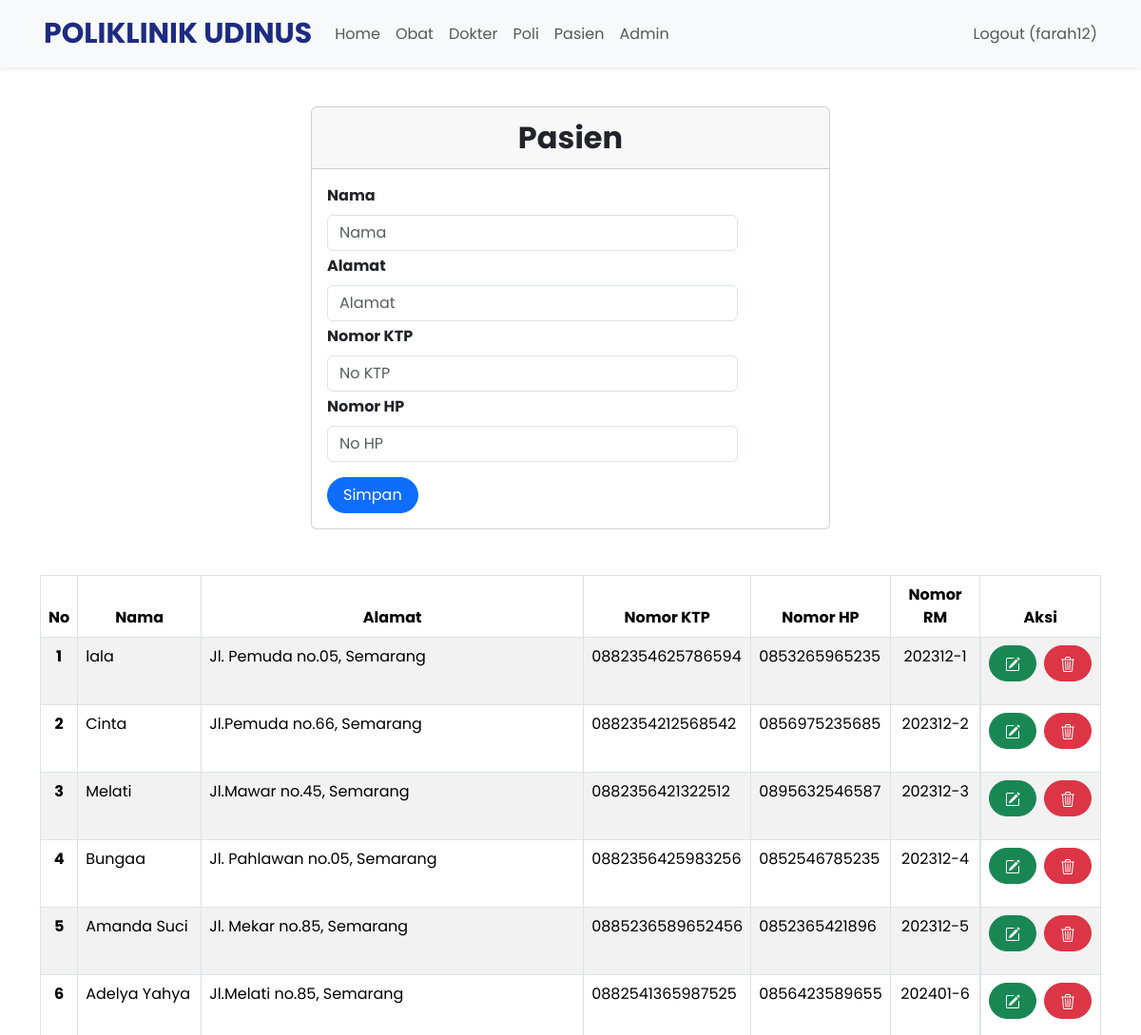
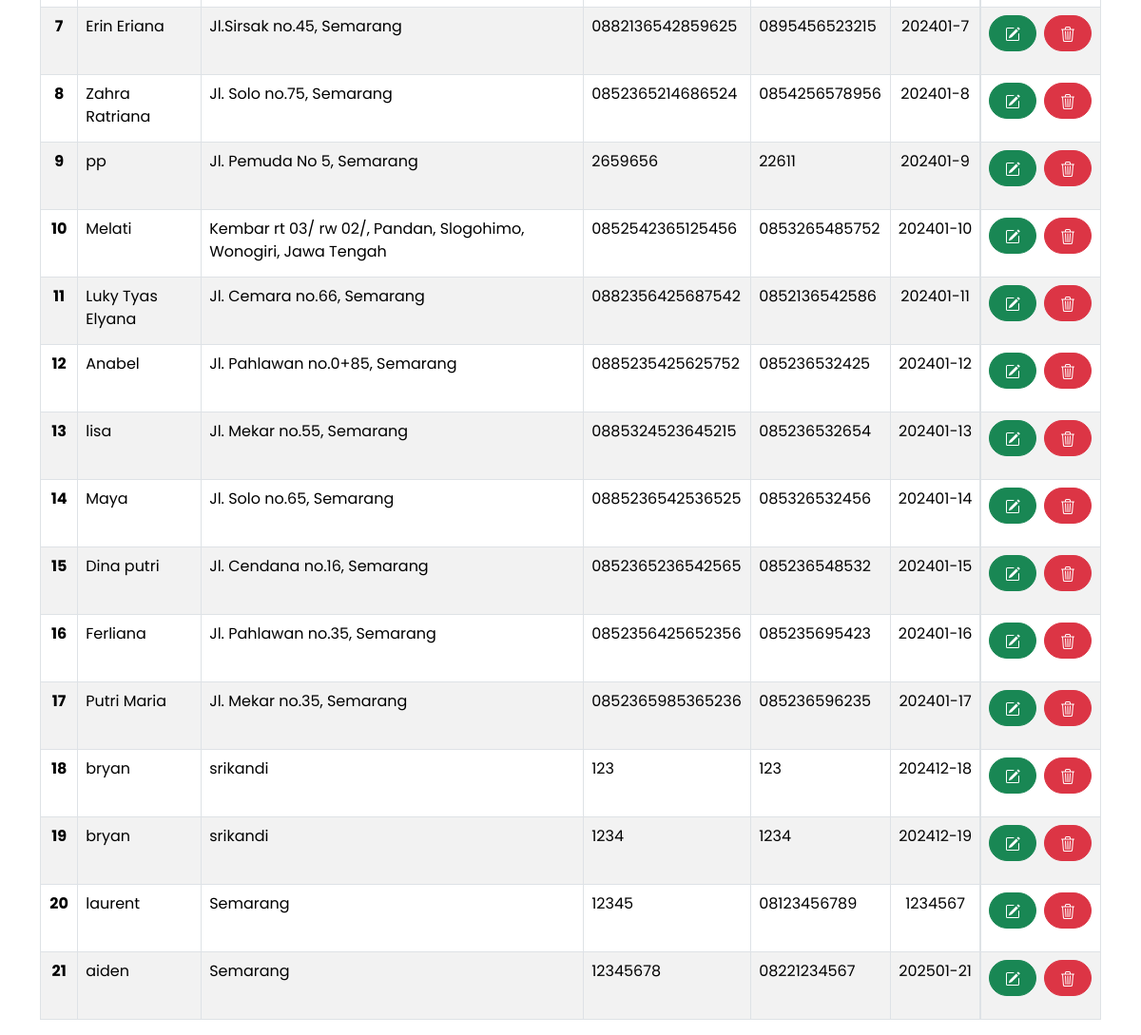
The page /index.php?page=pasien (signed in) on the database its author committed (2 pictures, top to bottom).
### tables this page shows
CREATE TABLE `pasien` (
  `id` int(11) NOT NULL,
  `nama` varchar(255) NOT NULL,
  `alamat` varchar(255) NOT NULL,
  `no_ktp` varchar(255) NOT NULL,
  `no_hp` varchar(50) NOT NULL,
  `no_rm` varchar(25) NOT NULL
);

### pasien.php (the view, shortened to what this page needs)
<br>
<div class="container">
    <div class="row justify-content-center">
        <div class="col-md-6">
            <div class="card">
                <div class="card-header text-center fw-bold" style="font-size: 2rem;">Pasien</div>
                <div class="card-body">
                    <form class="form row" style="width: 30rem;" method="POST" action="" name="myForm" onsubmit="return(validate());">
                        <?php
                        $nama = '';
                        $alamat = '';
                        $no_ktp = '';
                        $no_hp = '';
                        ?>
                        <div class="row">
                            <label for="inputNama" class="form-label fw-bold">
                                Nama
                            </label>
                            <div>
                                <input type="text" class="form-control" name="nama" id="inputNama" placeholder="Nama" value="<?php echo $nama ?>">
                            </div>
                        </div>
                        <div class="row mt-1">
                            <label for="inputAlamat" class="form-label fw-bold">
                                Alamat
                            </label>
                            <div>
                                <input type="text" class="form-control" name="alamat" id="inputAlamat" placeholder="Alamat" value="<?php echo $alamat ?>">
                            </div>
                        </div>
                        <div class="row mt-1">
                            <label for="inputNoKTP" class="form-label fw-bold">
                                Nomor KTP
                            </label>
                            <div>
                                <input type="number" class="form-control" name="no_ktp" id="inputNoKTP" placeholder="No KTP" value="<?php echo $no_ktp ?>">
                            </div>
                        </div>
                        <div class="row mt-1">
                            <label for="inputNoHP" class="form-label fw-bold">
                                Nomor HP
                            </label>
                            <div>
                                <input type="number" class="form-control" name="no_hp" id="inputNoHP" placeholder="No HP" value="<?php echo $no_hp ?>">
                            </div>
                        </div>
                        <div class="row mt-3">
                            <div class=col>
                                <button type="submit" class="btn btn-primary rounded-pill px-3 mt-auto" name="simpan">Simpan</button>
                            </div>
                        </div>
                    </form>
                </div>
            </div>
        </div>
    </div>
    <br>
    <br>
    <table class="table table-bordered table-striped table-hover">
        <thead>
            <tr class="text-center">
                <th scope="col">No</th>
                <th scope="col">Nama</th>
                <th scope="col">Alamat</th>
                <th scope="col">Nomor KTP</th>
                <th scope="col">Nomor HP</th>
                <th scope="col">Nomor RM</th>
                <th scope="col">Aksi</th>
            </tr>
        </thead>
        <tbody>
            <?php
            $result = mysqli_query($mysqli, "SELECT * FROM pasien");
            $no = 1;
            while ($data = mysqli_fetch_array($result)) {
            ?>
                <tr>
                    <th scope="row" class="text-center"><?php echo $no++ ?></th>
                    <td><?php echo $data['nama'] ?></td>
                    <td><?php echo $data['alamat'] ?></td>
                    <td><?php echo $data['no_ktp'] ?></td>
                    <td><?php echo $data['no_hp'] ?></td>
                    <td class="text-center"><?php echo $data['no_rm'] ?></td>
                    <td class="d-flex justify-content-center ">
                        <div class="d-flex gap-2 mb-3">
                            <a type="button" class="btn btn-success rounded-pill px-3" href="index.php?page=pasien&id=<?php echo $data['id'] ?>">
                            </a>
                            <a type="button" class="btn btn-danger rounded-pill px-3" href="index.php?page=pasien&id=<?php echo $data['id'] ?>&aksi=hapus">
                            </a>
                        </div>
                    </td>
                </tr>
            <?php
            }
            ?>
        </tbody>
    </table>

### style.css (style rules this page uses)
body { font-family: "Poppins", sans-serif; }
::placeholder { font-size: 16px; }

### rows shown on the page
pasien: nama "lala", alamat "Jl. Pemuda no.05, Semarang", no_ktp "0882354625786594", no_hp "0853265965235", no_rm "202312-1"
pasien: nama "Cinta", alamat "Jl.Pemuda no.66, Semarang", no_ktp "0882354212568542", no_hp "0856975235685", no_rm "202312-2"
pasien: nama "Melati", alamat "Jl.Mawar no.45, Semarang", no_ktp "0882356421322512", no_hp "0895632546587", no_rm "202312-3"
pasien: nama "Bungaa", alamat "Jl. Pahlawan no.05, Semarang", no_ktp "0882356425983256", no_hp "0852546785235", no_rm "202312-4"
pasien: nama "Amanda Suci", alamat "Jl. Mekar no.85, Semarang", no_ktp "0885236589652456", no_hp "0852365421896", no_rm "202312-5"
pasien: nama "Adelya Yahya", alamat "Jl.Melati no.85, Semarang", no_ktp "0882541365987525", no_hp "0856423589655", no_rm "202401-6"
pasien: nama "Erin Eriana", alamat "Jl.Sirsak no.45, Semarang", no_ktp "0882136542859625", no_hp "0895456523215", no_rm "202401-7"
pasien: nama "Zahra Ratriana", alamat "Jl. Solo no.75, Semarang", no_ktp "0852365214686524", no_hp "0854256578956", no_rm "202401-8"
pasien: nama "pp", alamat "Jl. Pemuda No 5, Semarang", no_ktp "2659656", no_hp "22611", no_rm "202401-9"
pasien: nama "Melati", alamat "Kembar rt 03/ rw 02/, Pandan, Slogohimo, Wonogiri, Jawa Tengah", no_ktp "0852542365125456", no_hp "0853265485752", no_rm "202401-10"
pasien: nama "Luky Tyas Elyana", alamat "Jl. Cemara no.66, Semarang", no_ktp "0882356425687542", no_hp "0852136542586", no_rm "202401-11"
pasien: nama "Anabel", alamat "Jl. Pahlawan no.0+85, Semarang", no_ktp "0885235425625752", no_hp "085236532425", no_rm "202401-12"
pasien: nama "lisa", alamat "Jl. Mekar no.55, Semarang", no_ktp "0885324523645215", no_hp "085236532654", no_rm "202401-13"
pasien: nama "Maya", alamat "Jl. Solo no.65, Semarang", no_ktp "0885236542536525", no_hp "085326532456", no_rm "202401-14"
pasien: nama "Dina putri", alamat "Jl. Cendana no.16, Semarang", no_ktp "0852365236542565", no_hp "085236548532", no_rm "202401-15"
pasien: nama "Ferliana", alamat "Jl. Pahlawan no.35, Semarang", no_ktp "0852356425652356", no_hp "085235695423", no_rm "202401-16"
pasien: nama "Putri Maria", alamat "Jl. Mekar no.35, Semarang", no_ktp "0852365985365236", no_hp "085236596235", no_rm "202401-17"
pasien: nama "bryan", alamat "srikandi", no_ktp "123", no_hp "123", no_rm "202412-18"
pasien: nama "bryan", alamat "srikandi", no_ktp "1234", no_hp "1234", no_rm "202412-19"
pasien: nama "laurent", alamat "Semarang", no_ktp "12345", no_hp "08123456789", no_rm "1234567"
pasien: nama "aiden", alamat "Semarang", no_ktp "12345678", no_hp "08221234567", no_rm "202501-21"

### other values the page prints
$_SESSION['username'] "farah12"
